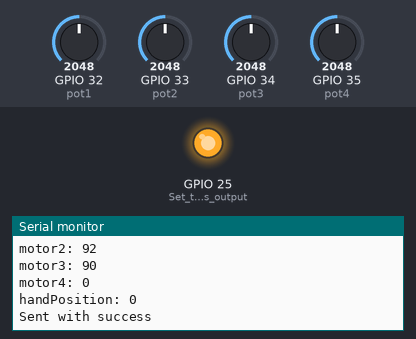
Recording of a sketch running on a simulated ESP32. On the bench: output pins drawn as LEDs (lit = HIGH), the last lines printed to the serial monitor. The inputs (shaded band) are chosen by the test bench; at power-on: GPIO 33 (pot2) = 2048, GPIO 34 (pot3) = 2048, GPIO 35 (pot4) = 2048, GPIO 32 (pot1) = 2048 (analog values on the 0–4095 scale).

Above: at 1.2 s.
1.3 s: GPIO 33 (pot2) set to 2247
2.8 s: GPIO 33 (pot2) set to 2323
4.3 s: GPIO 34 (pot3) set to 2139
7.3 s: GPIO 34 (pot3) set to 2247
10.3 s: GPIO 35 (pot4) set to 170
At 10.6 s:
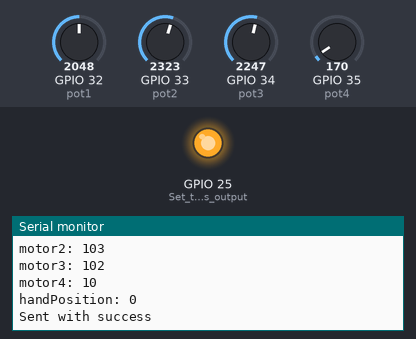
11.8 s: GPIO 35 (pot4) set to 143
At 12.22 s:
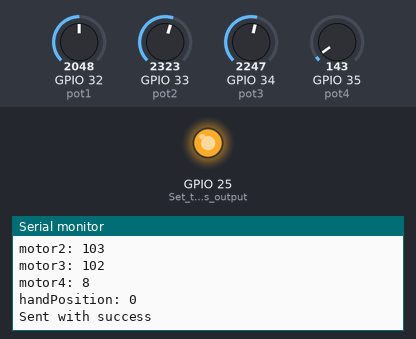
Timing chart, 0 to 14.3 s (numbered marks = the images above; inputs shaded):
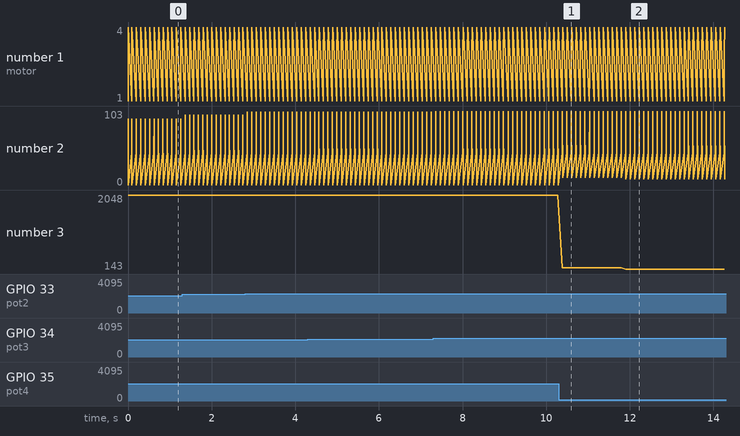

Measured:
- after the input at 10.3 s, the serial monitor: prints a new line after 0.09 s (image 1)
- after the input at 11.8 s, the serial monitor: prints a new line after 0.10 s (image 2)
- plotted number 2: 0 → 10 after the input at 10.3 s, 10 → 8 after the input at 11.8 s
- plotted number 3: 2048 → 170 after the input at 10.3 s, 170 → 143 after the input at 11.8 s

The sketch:

exoskeletonMaster.ino
```cpp
#include <esp_now.h>
#include <WiFi.h>
#include <esp_wifi.h>   // for esp_wifi_set_channel


uint8_t receiverAddress[] = {0xA0, 0xB7, 0x65, 0xDD, 0x19, 0x04};
uint8_t i = 0;

const uint8_t pot1 = 32;
const uint8_t pot2 = 33;
const uint8_t pot3 = 34;
const uint8_t pot4 = 35;

float pot1Value = 0;
float pot2Value = 0;
float pot3Value = 0;
float pot4Value = 0;


uint8_t currentHandPosition = 0;
String InBytes;


typedef struct struct_message{
  uint16_t motor1;
  uint16_t motor2;
  uint16_t motor3;
  uint16_t motor4;
  uint8_t handPosition;
} struct_message;

struct_message exoskeletonPositionData;


esp_now_peer_info_t exoskeletonPeerInfo;


void readPotValues(){
  pot1Value = analogRead(pot1);
  pot2Value = analogRead(pot2);
  pot3Value = analogRead(pot3);
  pot4Value = analogRead(pot4);

  Serial.print("Pot 35: ");
  Serial.println(pot4Value);

}


//Change sampling to double of human hand, set Int on the line???
void handPositionRead(){
  if (Serial.available() > 0){
    InBytes = Serial.readStringUntil('\n');
    if (InBytes == "OPEN"){
      currentHandPosition = 1;
    }
    else if (InBytes == "PINCH"){
      currentHandPosition = 2;
    }
    else if (InBytes == "FIST"){
      currentHandPosition = 3;
    }
    else{
      currentHandPosition = 0;
    }
 }
}

void buildMessage(){
  exoskeletonPositionData.motor1 = map(pot3Value, 0, 4095, 45, 45);
  exoskeletonPositionData.motor3 = map(pot2Value, 0, 4095, 0, 180);
  exoskeletonPositionData.motor2 = map(pot3Value, 470, 3300, 0, 165);
  if (exoskeletonPositionData.motor2 > 170){
    exoskeletonPositionData.motor2 = 0;
  }
  exoskeletonPositionData.motor4 = map(pot4Value, 0, 1910, 0, 120);
  if (exoskeletonPositionData.motor4 > 125){
    exoskeletonPositionData.motor4 = 0;
  }
  //440 at 90 degrees, 1930 at 180 SO 0-117 map to 0-1930
  exoskeletonPositionData.handPosition = currentHandPosition;
  Serial.print("motor1: ");
  Serial.println(exoskeletonPositionData.motor1);
  Serial.print("motor2: ");
  Serial.println(exoskeletonPositionData.motor2);
  Serial.print("motor3: ");
  Serial.println(exoskeletonPositionData.motor3);
  Serial.print("motor4: ");
  Serial.println(exoskeletonPositionData.motor4);
  Serial.print("handPosition: ");
  Serial.println(exoskeletonPositionData.handPosition);
  Serial.println();
}

void setup() {
  Serial.begin(9600);
  WiFi.mode(WIFI_STA);
  pinMode(25, OUTPUT);   // Set the pin as output
  digitalWrite(25, HIGH); // Power ON (3.3V)
  esp_wifi_set_channel(6, WIFI_SECOND_CHAN_NONE); // lock channel
  analogReadResolution(12);


  if (esp_now_init() != ESP_OK){
    Serial.print("Could not initialize ESP-NOW");
    return;
  }

  memset(&exoskeletonPeerInfo, 0, sizeof(exoskeletonPeerInfo));
  memcpy(exoskeletonPeerInfo.peer_addr, receiverAddress, 6);
  exoskeletonPeerInfo.channel = 0;
  exoskeletonPeerInfo.encrypt = false;

  if (esp_now_add_peer(&exoskeletonPeerInfo) != ESP_OK){
    Serial.println("failed to add peer");
    return;
  }


}

void loop() {

  readPotValues();
  if (Serial.available() > 0){  //DO I run the risk of missing messages, or will messages remain on bus til read?
    handPositionRead();
  }

  buildMessage();

  esp_err_t result = esp_now_send(receiverAddress, (uint8_t *) &exoskeletonPositionData, sizeof(exoskeletonPositionData));

  if (result == ESP_OK){
    Serial.println("Sent with success");
  }
  else{
    Serial.println("Error sending the data");
  }
  delay(50);


}
```
